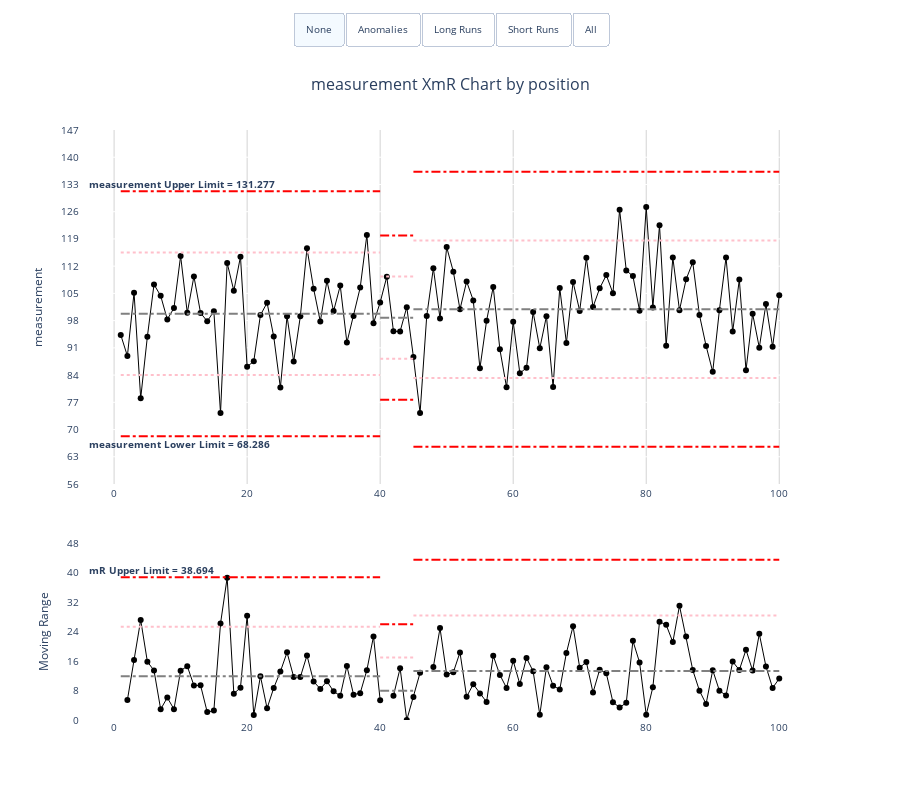

The notebook cell this image was saved under:
### Code cell
# Numeric example
numeric_data = pd.DataFrame({
    'position': range(1, 101),
    'measurement': np.random.normal(100, 10, 100)
})

xmr_numeric = xmr.XmR(
    data=numeric_data,
    x_ser_name='position',
    y_ser_name='measurement',
    x_type='numeric',
    chart_height=800,
    period_breaks=[40, 45],
)

xmr_numeric.xmr_chart

### Figure 1 — Plotly figure (JSON) as saved in the notebook; plotly's stock layout.template omitted (floating-point values rounded to 4 significant figures; data arrays with more than 128 entries replaced by an {"elided": "..."} marker saying what was removed)
{"data": [{"customdata": {"elided": "100x2 float values"}, "hovertemplate": "<b>Position:</b> %{x}<br><b>Value:</b> %{y:,.2f}<br><b>Mean:</b>%{customdata[0]:,.2f}<br><extra></extra>", "line": {"color": "black", "width": 1}, "marker": {"color": "black", "size": 6}, "mode": "lines+markers", "name": "measurement", "type": "scatter", "x": [1, 2, 3, 4, 5, 6, 7, 8, 9, 10, 11, 12, 13, 14, 15, 16, 17, 18, 19, 20, 21, 22, 23, 24, 25, 26, 27, 28, 29, 30, 31, 32, 33, 34, 35, 36, 37, 38, 39, 40, 41, 42, 43, 44, 45, 46, 47, 48, 49, 50, 51, 52, 53, 54, 55, 56, 57, 58, 59, 60, 61, 62, 63, 64, 65, 66, 67, 68, 69, 70, 71, 72, 73, 74, 75, 76, 77, 78, 79, 80, 81, 82, 83, 84, 85, 86, 87, 88, 89, 90, 91, 92, 93, 94, 95, 96, 97, 98, 99, 100], "xaxis": "x", "y": [94.32, 88.9, 105.2, 78.05, 93.88, 107.3, 104.4, 98.31, 101.2, 114.6, 100.0, 109.4, 99.97, 97.83, 100.4, 74.22, 112.8, 105.7, 114.4, 86.16, 87.54, 99.42, 102.6, 93.91, 80.78, 99.12, 87.46, 99.1, 116.6, 106.2, 97.75, 108.2, 100.5, 107.0, 92.35, 99.22, 106.5, 120.0, 97.34, 102.7, 109.3, 95.24, 95.23, 101.5, 88.66, 74.26, 99.17, 111.5, 98.56, 116.9, 110.6, 100.9, 108.1, 103.2, 85.74, 97.97, 106.7, 90.61, 80.87, 97.7, 84.48, 85.87, 100.2, 90.88, 99.13, 80.97, 106.4, 92.21, 107.9, 100.5, 114.1, 101.5, 106.3, 109.7, 105.0, 126.5, 110.9, 109.5, 100.5, 127.2, 101.4, 122.5, 91.54, 114.2, 100.7, 108.6, 113.0, 99.46, 91.5, 84.83, 100.7, 114.2, 95.19, 108.6, 85.22, 99.76, 91.05, 102.3, 91.27, 104.5], "yaxis": "y"}, {"customdata": {"elided": "100x2 float values"}, "hovertemplate": "<b>Position:</b> %{x}<br><b>Range:</b> %{y:,.2f}<br><b>Mean:</b>%{customdata[0]:,.2f}<br><extra></extra>", "line": {"color": "black", "width": 1}, "marker": {"color": "black", "size": 6}, "mode": "lines+markers", "name": "Moving Range", "type": "scatter", "x": [1, 2, 3, 4, 5, 6, 7, 8, 9, 10, 11, 12, 13, 14, 15, 16, 17, 18, 19, 20, 21, 22, 23, 24, 25, 26, 27, 28, 29, 30, 31, 32, 33, 34, 35, 36, 37, 38, 39, 40, 41, 42, 43, 44, 45, 46, 47, 48, 49, 50, 51, 52, 53, 54, 55, 56, 57, 58, 59, 60, 61, 62, 63, 64, 65, 66, 67, 68, 69, 70, 71, 72, 73, 74, 75, 76, 77, 78, 79, 80, 81, 82, 83, 84, 85, 86, 87, 88, 89, 90, 91, 92, 93, 94, 95, 96, 97, 98, 99, 100], "xaxis": "x2", "y": [null, 5.42, 16.28, 27.13, 15.83, 13.42, 2.918, 6.071, 2.937, 13.37, 14.61, 9.357, 9.391, 2.14, 2.545, 26.15, 38.6, 7.15, 8.766, 28.28, 1.38, 11.87, 3.173, 8.681, 13.13, 18.34, 11.66, 11.64, 17.52, 10.43, 8.431, 10.48, 7.779, 6.55, 14.65, 6.871, 7.274, 13.52, 22.67, 5.347, null, 6.606, 14.05, 0.01017, 6.236, 12.81, null, 14.4, 24.92, 12.32, 12.93, 18.34, 6.313, 9.693, 7.173, 4.872, 17.45, 12.22, 8.705, 16.06, 9.742, 16.83, 13.23, 1.391, 14.32, 9.307, 8.255, 18.17, 25.44, 14.19, 15.73, 7.444, 13.64, 12.65, 4.807, 3.4, 4.666, 21.46, 15.62, 1.424, 8.904, 26.64, 25.8, 21.13, 30.98, 22.67, 13.54, 7.958, 4.362, 13.52, 7.964, 6.668, 15.83, 13.57, 19.04, 13.4, 23.36, 14.53, 8.703, 11.24], "yaxis": "y2"}, {"marker": {"color": "red", "size": 8, "symbol": "cross"}, "mode": "markers", "texttemplate": "%{y}", "type": "scatter", "visible": false, "x": [], "xaxis": "x", "y": [], "yaxis": "y"}, {"marker": {"color": "red", "size": 8, "symbol": "cross"}, "mode": "markers", "type": "scatter", "visible": false, "x": [], "xaxis": "x2", "y": [], "yaxis": "y2"}], "layout": {"annotations": [{"font": {"size": 16}, "showarrow": false, "text": "measurement XmR Chart by position", "x": 0.5, "xanchor": "center", "xref": "paper", "y": 1.1, "yanchor": "top", "yref": "paper"}, {"font": {"size": 10}, "showarrow": false, "text": "<b>mR Upper Limit = 38.694</b>", "x": 0.01, "xanchor": "left", "xref": "paper", "y": 40.63, "yanchor": "auto", "yref": "y2"}, {"font": {"size": 10}, "showarrow": false, "text": "<b>measurement Upper Limit = 131.277</b>", "x": 0.01, "xanchor": "left", "xref": "paper", "y": 133.2, "yanchor": "auto", "yref": "y"}, {"font": {"size": 10}, "showarrow": false, "text": "<b>measurement Lower Limit = 68.286</b>", "x": 0.01, "xanchor": "left", "xref": "paper", "y": 66.4, "yanchor": "auto", "yref": "y"}], "font": {"size": 10}, "height": 800, "hovermode": "x", "plot_bgcolor": "white", "shapes": [{"line": {"color": "gray", "dash": "dashdot"}, "type": "line", "x0": 1, "x1": 40, "xref": "x", "y0": 99.78, "y1": 99.78, "yref": "y"}, {"line": {"color": "red", "dash": "dashdot"}, "type": "line", "x0": 1, "x1": 40, "xref": "x", "y0": 131.3, "y1": 131.3, "yref": "y"}, {"line": {"color": "red", "dash": "dashdot"}, "type": "line", "x0": 1, "x1": 40, "xref": "x", "y0": 68.29, "y1": 68.29, "yref": "y"}, {"line": {"color": "pink", "dash": "dot"}, "type": "line", "x0": 1, "x1": 40, "xref": "x", "y0": 115.5, "y1": 115.5, "yref": "y"}, {"line": {"color": "pink", "dash": "dot"}, "type": "line", "x0": 1, "x1": 40, "xref": "x", "y0": 84.03, "y1": 84.03, "yref": "y"}, {"line": {"color": "gray", "dash": "dashdot"}, "type": "line", "x0": 1, "x1": 40, "xref": "x", "y0": 11.84, "y1": 11.84, "yref": "y2"}, {"line": {"color": "red", "dash": "dashdot"}, "type": "line", "x0": 1, "x1": 40, "xref": "x", "y0": 38.69, "y1": 38.69, "yref": "y2"}, {"line": {"color": "pink", "dash": "dot"}, "type": "line", "x0": 1, "x1": 40, "xref": "x", "y0": 25.27, "y1": 25.27, "yref": "y2"}, {"line": {"color": "gray", "dash": "dashdot"}, "type": "line", "x0": 40, "x1": 45, "xref": "x", "y0": 98.76, "y1": 98.76, "yref": "y"}, {"line": {"color": "red", "dash": "dashdot"}, "type": "line", "x0": 40, "x1": 45, "xref": "x", "y0": 119.9, "y1": 119.9, "yref": "y"}, {"line": {"color": "red", "dash": "dashdot"}, "type": "line", "x0": 40, "x1": 45, "xref": "x", "y0": 77.64, "y1": 77.64, "yref": "y"}, {"line": {"color": "pink", "dash": "dot"}, "type": "line", "x0": 40, "x1": 45, "xref": "x", "y0": 109.3, "y1": 109.3, "yref": "y"}, {"line": {"color": "pink", "dash": "dot"}, "type": "line", "x0": 40, "x1": 45, "xref": "x", "y0": 88.2, "y1": 88.2, "yref": "y"}, {"line": {"color": "gray", "dash": "dashdot"}, "type": "line", "x0": 40, "x1": 45, "xref": "x", "y0": 7.942, "y1": 7.942, "yref": "y2"}, {"line": {"color": "red", "dash": "dashdot"}, "type": "line", "x0": 40, "x1": 45, "xref": "x", "y0": 25.95, "y1": 25.95, "yref": "y2"}, {"line": {"color": "pink", "dash": "dot"}, "type": "line", "x0": 40, "x1": 45, "xref": "x", "y0": 16.95, "y1": 16.95, "yref": "y2"}, {"line": {"color": "gray", "dash": "dashdot"}, "type": "line", "x0": 45, "x1": 100, "xref": "x", "y0": 100.9, "y1": 100.9, "yref": "y"}, {"line": {"color": "red", "dash": "dashdot"}, "type": "line", "x0": 45, "x1": 100, "xref": "x", "y0": 136.3, "y1": 136.3, "yref": "y"}, {"line": {"color": "red", "dash": "dashdot"}, "type": "line", "x0": 45, "x1": 100, "xref": "x", "y0": 65.56, "y1": 65.56, "yref": "y"}, {"line": {"color": "pink", "dash": "dot"}, "type": "line", "x0": 45, "x1": 100, "xref": "x", "y0": 118.6, "y1": 118.6, "yref": "y"}, {"line": {"color": "pink", "dash": "dot"}, "type": "line", "x0": 45, "x1": 100, "xref": "x", "y0": 83.24, "y1": 83.24, "yref": "y"}, {"line": {"color": "gray", "dash": "dashdot"}, "type": "line", "x0": 45, "x1": 100, "xref": "x", "y0": 13.29, "y1": 13.29, "yref": "y2"}, {"line": {"color": "red", "dash": "dashdot"}, "type": "line", "x0": 45, "x1": 100, "xref": "x", "y0": 43.45, "y1": 43.45, "yref": "y2"}, {"line": {"color": "pink", "dash": "dot"}, "type": "line", "x0": 45, "x1": 100, "xref": "x", "y0": 28.37, "y1": 28.37, "yref": "y2"}], "showlegend": false, "updatemenus": [{"active": 0, "buttons": [{"args": [{"visible": [true, true, false, false]}, {"annotations": [{"font": {"size": 16}, "showarrow": false, "text": "measurement XmR Chart by position", "x": 0.5, "xanchor": "center", "xref": "paper", "y": 1.1, "yanchor": "top", "yref": "paper"}, {"font": {"size": 10}, "showarrow": false, "text": "<b>mR Upper Limit = 38.694</b>", "x": 0.01, "xanchor": "left", "xref": "paper", "y": 40.63, "yanchor": "auto", "yref": "y2"}, {"font": {"size": 10}, "showarrow": false, "text": "<b>measurement Upper Limit = 131.277</b>", "x": 0.01, "xanchor": "left", "xref": "paper", "y": 133.2, "yanchor": "auto", "yref": "y"}, {"font": {"size": 10}, "showarrow": false, "text": "<b>measurement Lower Limit = 68.286</b>", "x": 0.01, "xanchor": "left", "xref": "paper", "y": 66.4, "yanchor": "auto", "yref": "y"}], "shapes": [{"line": {"color": "gray", "dash": "dashdot"}, "type": "line", "x0": 1, "x1": 40, "xref": "x", "y0": 99.78, "y1": 99.78, "yref": "y"}, {"line": {"color": "red", "dash": "dashdot"}, "type": "line", "x0": 1, "x1": 40, "xref": "x", "y0": 131.3, "y1": 131.3, "yref": "y"}, {"line": {"color": "red", "dash": "dashdot"}, "type": "line", "x0": 1, "x1": 40, "xref": "x", "y0": 68.29, "y1": 68.29, "yref": "y"}, {"line": {"color": "pink", "dash": "dot"}, "type": "line", "x0": 1, "x1": 40, "xref": "x", "y0": 115.5, "y1": 115.5, "yref": "y"}, {"line": {"color": "pink", "dash": "dot"}, "type": "line", "x0": 1, "x1": 40, "xref": "x", "y0": 84.03, "y1": 84.03, "yref": "y"}, {"line": {"color": "gray", "dash": "dashdot"}, "type": "line", "x0": 1, "x1": 40, "xref": "x", "y0": 11.84, "y1": 11.84, "yref": "y2"}, {"line": {"color": "red", "dash": "dashdot"}, "type": "line", "x0": 1, "x1": 40, "xref": "x", "y0": 38.69, "y1": 38.69, "yref": "y2"}, {"line": {"color": "pink", "dash": "dot"}, "type": "line", "x0": 1, "x1": 40, "xref": "x", "y0": 25.27, "y1": 25.27, "yref": "y2"}, {"line": {"color": "gray", "dash": "dashdot"}, "type": "line", "x0": 40, "x1": 45, "xref": "x", "y0": 98.76, "y1": 98.76, "yref": "y"}, {"line": {"color": "red", "dash": "dashdot"}, "type": "line", "x0": 40, "x1": 45, "xref": "x", "y0": 119.9, "y1": 119.9, "yref": "y"}, {"line": {"color": "red", "dash": "dashdot"}, "type": "line", "x0": 40, "x1": 45, "xref": "x", "y0": 77.64, "y1": 77.64, "yref": "y"}, {"line": {"color": "pink", "dash": "dot"}, "type": "line", "x0": 40, "x1": 45, "xref": "x", "y0": 109.3, "y1": 109.3, "yref": "y"}, {"line": {"color": "pink", "dash": "dot"}, "type": "line", "x0": 40, "x1": 45, "xref": "x", "y0": 88.2, "y1": 88.2, "yref": "y"}, {"line": {"color": "gray", "dash": "dashdot"}, "type": "line", "x0": 40, "x1": 45, "xref": "x", "y0": 7.942, "y1": 7.942, "yref": "y2"}, {"line": {"color": "red", "dash": "dashdot"}, "type": "line", "x0": 40, "x1": 45, "xref": "x", "y0": 25.95, "y1": 25.95, "yref": "y2"}, {"line": {"color": "pink", "dash": "dot"}, "type": "line", "x0": 40, "x1": 45, "xref": "x", "y0": 16.95, "y1": 16.95, "yref": "y2"}, {"line": {"color": "gray", "dash": "dashdot"}, "type": "line", "x0": 45, "x1": 100, "xref": "x", "y0": 100.9, "y1": 100.9, "yref": "y"}, {"line": {"color": "red", "dash": "dashdot"}, "type": "line", "x0": 45, "x1": 100, "xref": "x", "y0": 136.3, "y1": 136.3, "yref": "y"}, {"line": {"color": "red", "dash": "dashdot"}, "type": "line", "x0": 45, "x1": 100, "xref": "x", "y0": 65.56, "y1": 65.56, "yref": "y"}, {"line": {"color": "pink", "dash": "dot"}, "type": "line", "x0": 45, "x1": 100, "xref": "x", "y0": 118.6, "y1": 118.6, "yref": "y"}, {"line": {"color": "pink", "dash": "dot"}, "type": "line", "x0": 45, "x1": 100, "xref": "x", "y0": 83.24, "y1": 83.24, "yref": "y"}, {"line": {"color": "gray", "dash": "dashdot"}, "type": "line", "x0": 45, "x1": 100, "xref": "x", "y0": 13.29, "y1": 13.29, "yref": "y2"}, {"line": {"color": "red", "dash": "dashdot"}, "type": "line", "x0": 45, "x1": 100, "xref": "x", "y0": 43.45, "y1": 43.45, "yref": "y2"}, {"line": {"color": "pink", "dash": "dot"}, "type": "line", "x0": 45, "x1": 100, "xref": "x", "y0": 28.37, "y1": 28.37, "yref": "y2"}]}], "label": "None", "method": "update"}, {"args": [{"visible": [true, true, true, true]}, {"annotations": [{"font": {"size": 16}, "showarrow": false, "text": "measurement XmR Chart by position", "x": 0.5, "xanchor": "center", "xref": "paper", "y": 1.1, "yanchor": "top", "yref": "paper"}, {"font": {"size": 10}, "showarrow": false, "text": "<b>mR Upper Limit = 38.694</b>", "x": 0.01, "xanchor": "left", "xref": "paper", "y": 40.63, "yanchor": "auto", "yref": "y2"}, {"font": {"size": 10}, "showarrow": false, "text": "<b>measurement Upper Limit = 131.277</b>", "x": 0.01, "xanchor": "left", "xref": "paper", "y": 133.2, "yanchor": "auto", "yref": "y"}, {"font": {"size": 10}, "showarrow": false, "text": "<b>measurement Lower Limit = 68.286</b>", "x": 0.01, "xanchor": "left", "xref": "paper", "y": 66.4, "yanchor": "auto", "yref": "y"}], "shapes": [{"line": {"color": "gray", "dash": "dashdot"}, "type": "line", "x0": 1, "x1": 40, "xref": "x", "y0": 99.78, "y1": 99.78, "yref": "y"}, {"line": {"color": "red", "dash": "dashdot"}, "type": "line", "x0": 1, "x1": 40, "xref": "x", "y0": 131.3, "y1": 131.3, "yref": "y"}, {"line": {"color": "red", "dash": "dashdot"}, "type": "line", "x0": 1, "x1": 40, "xref": "x", "y0": 68.29, "y1": 68.29, "yref": "y"}, {"line": {"color": "pink", "dash": "dot"}, "type": "line", "x0": 1, "x1": 40, "xref": "x", "y0": 115.5, "y1": 115.5, "yref": "y"}, {"line": {"color": "pink", "dash": "dot"}, "type": "line", "x0": 1, "x1": 40, "xref": "x", "y0": 84.03, "y1": 84.03, "yref": "y"}, {"line": {"color": "gray", "dash": "dashdot"}, "type": "line", "x0": 1, "x1": 40, "xref": "x", "y0": 11.84, "y1": 11.84, "yref": "y2"}, {"line": {"color": "red", "dash": "dashdot"}, "type": "line", "x0": 1, "x1": 40, "xref": "x", "y0": 38.69, "y1": 38.69, "yref": "y2"}, {"line": {"color": "pink", "dash": "dot"}, "type": "line", "x0": 1, "x1": 40, "xref": "x", "y0": 25.27, "y1": 25.27, "yref": "y2"}, {"line": {"color": "gray", "dash": "dashdot"}, "type": "line", "x0": 40, "x1": 45, "xref": "x", "y0": 98.76, "y1": 98.76, "yref": "y"}, {"line": {"color": "red", "dash": "dashdot"}, "type": "line", "x0": 40, "x1": 45, "xref": "x", "y0": 119.9, "y1": 119.9, "yref": "y"}, {"line": {"color": "red", "dash": "dashdot"}, "type": "line", "x0": 40, "x1": 45, "xref": "x", "y0": 77.64, "y1": 77.64, "yref": "y"}, {"line": {"color": "pink", "dash": "dot"}, "type": "line", "x0": 40, "x1": 45, "xref": "x", "y0": 109.3, "y1": 109.3, "yref": "y"}, {"line": {"color": "pink", "dash": "dot"}, "type": "line", "x0": 40, "x1": 45, "xref": "x", "y0": 88.2, "y1": 88.2, "yref": "y"}, {"line": {"color": "gray", "dash": "dashdot"}, "type": "line", "x0": 40, "x1": 45, "xref": "x", "y0": 7.942, "y1": 7.942, "yref": "y2"}, {"line": {"color": "red", "dash": "dashdot"}, "type": "line", "x0": 40, "x1": 45, "xref": "x", "y0": 25.95, "y1": 25.95, "yref": "y2"}, {"line": {"color": "pink", "dash": "dot"}, "type": "line", "x0": 40, "x1": 45, "xref": "x", "y0": 16.95, "y1": 16.95, "yref": "y2"}, {"line": {"color": "gray", "dash": "dashdot"}, "type": "line", "x0": 45, "x1": 100, "xref": "x", "y0": 100.9, "y1": 100.9, "yref": "y"}, {"line": {"color": "red", "dash": "dashdot"}, "type": "line", "x0": 45, "x1": 100, "xref": "x", "y0": 136.3, "y1": 136.3, "yref": "y"}, {"line": {"color": "red", "dash": "dashdot"}, "type": "line", "x0": 45, "x1": 100, "xref": "x", "y0": 65.56, "y1": 65.56, "yref": "y"}, {"line": {"color": "pink", "dash": "dot"}, "type": "line", "x0": 45, "x1": 100, "xref": "x", "y0": 118.6, "y1": 118.6, "yref": "y"}, {"line": {"color": "pink", "dash": "dot"}, "type": "line", "x0": 45, "x1": 100, "xref": "x", "y0": 83.24, "y1": 83.24, "yref": "y"}, {"line": {"color": "gray", "dash": "dashdot"}, "type": "line", "x0": 45, "x1": 100, "xref": "x", "y0": 13.29, "y1": 13.29, "yref": "y2"}, {"line": {"color": "red", "dash": "dashdot"}, "type": "line", "x0": 45, "x1": 100, "xref": "x", "y0": 43.45, "y1": 43.45, "yref": "y2"}, {"line": {"color": "pink", "dash": "dot"}, "type": "line", "x0": 45, "x1": 100, "xref": "x", "y0": 28.37, "y1": 28.37, "yref": "y2"}]}], "label": "Anomalies", "method": "update"}, {"args": [{"visible": [true, true, false, false]}, {"annotations": [{"font": {"size": 16}, "showarrow": false, "text": "measurement XmR Chart by position", "x": 0.5, "xanchor": "center", "xref": "paper", "y": 1.1, "yanchor": "top", "yref": "paper"}, {"font": {"size": 10}, "showarrow": false, "text": "<b>mR Upper Limit = 38.694</b>", "x": 0.01, "xanchor": "left", "xref": "paper", "y": 40.63, "yanchor": "auto", "yref": "y2"}, {"font": {"size": 10}, "showarrow": false, "text": "<b>measurement Upper Limit = 131.277</b>", "x": 0.01, "xanchor": "left", "xref": "paper", "y": 133.2, "yanchor": "auto", "yref": "y"}, {"font": {"size": 10}, "showarrow": false, "text": "<b>measurement Lower Limit = 68.286</b>", "x": 0.01, "xanchor": "left", "xref": "paper", "y": 66.4, "yanchor": "auto", "yref": "y"}], "shapes": [{"line": {"color": "gray", "dash": "dashdot"}, "type": "line", "x0": 1, "x1": 40, "xref": "x", "y0": 99.78, "y1": 99.78, "yref": "y"}, {"line": {"color": "red", "dash": "dashdot"}, "type": "line", "x0": 1, "x1": 40, "xref": "x", "y0": 131.3, "y1": 131.3, "yref": "y"}, {"line": {"color": "red", "dash": "dashdot"}, "type": "line", "x0": 1, "x1": 40, "xref": "x", "y0": 68.29, "y1": 68.29, "yref": "y"}, {"line": {"color": "pink", "dash": "dot"}, "type": "line", "x0": 1, "x1": 40, "xref": "x", "y0": 115.5, "y1": 115.5, "yref": "y"}, {"line": {"color": "pink", "dash": "dot"}, "type": "line", "x0": 1, "x1": 40, "xref": "x", "y0": 84.03, "y1": 84.03, "yref": "y"}, {"line": {"color": "gray", "dash": "dashdot"}, "type": "line", "x0": 1, "x1": 40, "xref": "x", "y0": 11.84, "y1": 11.84, "yref": "y2"}, {"line": {"color": "red", "dash": "dashdot"}, "type": "line", "x0": 1, "x1": 40, "xref": "x", "y0": 38.69, "y1": 38.69, "yref": "y2"}, {"line": {"color": "pink", "dash": "dot"}, "type": "line", "x0": 1, "x1": 40, "xref": "x", "y0": 25.27, "y1": 25.27, "yref": "y2"}, {"line": {"color": "gray", "dash": "dashdot"}, "type": "line", "x0": 40, "x1": 45, "xref": "x", "y0": 98.76, "y1": 98.76, "yref": "y"}, {"line": {"color": "red", "dash": "dashdot"}, "type": "line", "x0": 40, "x1": 45, "xref": "x", "y0": 119.9, "y1": 119.9, "yref": "y"}, {"line": {"color": "red", "dash": "dashdot"}, "type": "line", "x0": 40, "x1": 45, "xref": "x", "y0": 77.64, "y1": 77.64, "yref": "y"}, {"line": {"color": "pink", "dash": "dot"}, "type": "line", "x0": 40, "x1": 45, "xref": "x", "y0": 109.3, "y1": 109.3, "yref": "y"}, {"line": {"color": "pink", "dash": "dot"}, "type": "line", "x0": 40, "x1": 45, "xref": "x", "y0": 88.2, "y1": 88.2, "yref": "y"}, {"line": {"color": "gray", "dash": "dashdot"}, "type": "line", "x0": 40, "x1": 45, "xref": "x", "y0": 7.942, "y1": 7.942, "yref": "y2"}, {"line": {"color": "red", "dash": "dashdot"}, "type": "line", "x0": 40, "x1": 45, "xref": "x", "y0": 25.95, "y1": 25.95, "yref": "y2"}, {"line": {"color": "pink", "dash": "dot"}, "type": "line", "x0": 40, "x1": 45, "xref": "x", "y0": 16.95, "y1": 16.95, "yref": "y2"}, {"line": {"color": "gray", "dash": "dashdot"}, "type": "line", "x0": 45, "x1": 100, "xref": "x", "y0": 100.9, "y1": 100.9, "yref": "y"}, {"line": {"color": "red", "dash": "dashdot"}, "type": "line", "x0": 45, "x1": 100, "xref": "x", "y0": 136.3, "y1": 136.3, "yref": "y"}, {"line": {"color": "red", "dash": "dashdot"}, "type": "line", "x0": 45, "x1": 100, "xref": "x", "y0": 65.56, "y1": 65.56, "yref": "y"}, {"line": {"color": "pink", "dash": "dot"}, "type": "line", "x0": 45, "x1": 100, "xref": "x", "y0": 118.6, "y1": 118.6, "yref": "y"}, {"line": {"color": "pink", "dash": "dot"}, "type": "line", "x0": 45, "x1": 100, "xref": "x", "y0": 83.24, "y1": 83.24, "yref": "y"}, {"line": {"color": "gray", "dash": "dashdot"}, "type": "line", "x0": 45, "x1": 100, "xref": "x", "y0": 13.29, "y1": 13.29, "yref": "y2"}, {"line": {"color": "red", "dash": "dashdot"}, "type": "line", "x0": 45, "x1": 100, "xref": "x", "y0": 43.45, "y1": 43.45, "yref": "y2"}, {"line": {"color": "pink", "dash": "dot"}, "type": "line", "x0": 45, "x1": 100, "xref": "x", "y0": 28.37, "y1": 28.37, "yref": "y2"}, {"fillcolor": "pink", "line": {"color": "purple", "dash": "longdashdot", "width": 2}, "name": "Long Run", "opacity": 0.2, "path": "M 58 95.16497877475918 L 59 85.4226852549367 L 60 102.25279604150808 L 61 89.02510136302328 L 62 90.41600393944454 L 63 104.73475375163214 L 64 95.42733320994297 L 65 103.68195842864222 L 66 85.51516817999375 L 66 76.41516817999376 L 65 94.58195842864222 L 64 86.32733320994298 L 63 95.63475375163215 L 62 81.31600393944454 L 61 79.92510136302329 L 60 93.15279604150808 L 59 76.3226852549367 L 58 86.06497877475918 Z", "type": "path"}, {"fillcolor": "pink", "line": {"color": "purple", "dash": "longdashdot", "width": 2}, "name": "Long Run", "opacity": 0.2, "path": "M 71 118.69055239107433 L 72 106.03859841395696 L 73 110.84594813262254 L 74 114.24545113659336 L 75 109.57946719354413 L 76 131.04407126900065 L 77 115.4261894537193 L 78 114.00241379064401 L 78 104.90241379064402 L 77 106.32618945371931 L 76 121.94407126900064 L 75 100.47946719354414 L 74 105.14545113659337 L 73 101.74594813262254 L 72 96.93859841395697 L 71 109.59055239107434 Z", "type": "path"}]}], "label": "Long Runs", "method": "update"}, {"args": [{"visible": [true, true, false, false]}, {"annotations": [{"font": {"size": 16}, "showarrow": false, "text": "measurement XmR Chart by position", "x": 0.5, "xanchor": "center", "xref": "paper", "y": 1.1, "yanchor": "top", "yref": "paper"}, {"font": {"size": 10}, "showarrow": false, "text": "<b>mR Upper Limit = 38.694</b>", "x": 0.01, "xanchor": "left", "xref": "paper", "y": 40.63, "yanchor": "auto", "yref": "y2"}, {"font": {"size": 10}, "showarrow": false, "text": "<b>measurement Upper Limit = 131.277</b>", "x": 0.01, "xanchor": "left", "xref": "paper", "y": 133.2, "yanchor": "auto", "yref": "y"}, {"font": {"size": 10}, "showarrow": false, "text": "<b>measurement Lower Limit = 68.286</b>", "x": 0.01, "xanchor": "left", "xref": "paper", "y": 66.4, "yanchor": "auto", "yref": "y"}], "shapes": [{"line": {"color": "gray", "dash": "dashdot"}, "type": "line", "x0": 1, "x1": 40, "xref": "x", "y0": 99.78, "y1": 99.78, "yref": "y"}, {"line": {"color": "red", "dash": "dashdot"}, "type": "line", "x0": 1, "x1": 40, "xref": "x", "y0": 131.3, "y1": 131.3, "yref": "y"}, {"line": {"color": "red", "dash": "dashdot"}, "type": "line", "x0": 1, "x1": 40, "xref": "x", "y0": 68.29, "y1": 68.29, "yref": "y"}, {"line": {"color": "pink", "dash": "dot"}, "type": "line", "x0": 1, "x1": 40, "xref": "x", "y0": 115.5, "y1": 115.5, "yref": "y"}, {"line": {"color": "pink", "dash": "dot"}, "type": "line", "x0": 1, "x1": 40, "xref": "x", "y0": 84.03, "y1": 84.03, "yref": "y"}, {"line": {"color": "gray", "dash": "dashdot"}, "type": "line", "x0": 1, "x1": 40, "xref": "x", "y0": 11.84, "y1": 11.84, "yref": "y2"}, {"line": {"color": "red", "dash": "dashdot"}, "type": "line", "x0": 1, "x1": 40, "xref": "x", "y0": 38.69, "y1": 38.69, "yref": "y2"}, {"line": {"color": "pink", "dash": "dot"}, "type": "line", "x0": 1, "x1": 40, "xref": "x", "y0": 25.27, "y1": 25.27, "yref": "y2"}, {"line": {"color": "gray", "dash": "dashdot"}, "type": "line", "x0": 40, "x1": 45, "xref": "x", "y0": 98.76, "y1": 98.76, "yref": "y"}, {"line": {"color": "red", "dash": "dashdot"}, "type": "line", "x0": 40, "x1": 45, "xref": "x", "y0": 119.9, "y1": 119.9, "yref": "y"}, {"line": {"color": "red", "dash": "dashdot"}, "type": "line", "x0": 40, "x1": 45, "xref": "x", "y0": 77.64, "y1": 77.64, "yref": "y"}, {"line": {"color": "pink", "dash": "dot"}, "type": "line", "x0": 40, "x1": 45, "xref": "x", "y0": 109.3, "y1": 109.3, "yref": "y"}, {"line": {"color": "pink", "dash": "dot"}, "type": "line", "x0": 40, "x1": 45, "xref": "x", "y0": 88.2, "y1": 88.2, "yref": "y"}, {"line": {"color": "gray", "dash": "dashdot"}, "type": "line", "x0": 40, "x1": 45, "xref": "x", "y0": 7.942, "y1": 7.942, "yref": "y2"}, {"line": {"color": "red", "dash": "dashdot"}, "type": "line", "x0": 40, "x1": 45, "xref": "x", "y0": 25.95, "y1": 25.95, "yref": "y2"}, {"line": {"color": "pink", "dash": "dot"}, "type": "line", "x0": 40, "x1": 45, "xref": "x", "y0": 16.95, "y1": 16.95, "yref": "y2"}, {"line": {"color": "gray", "dash": "dashdot"}, "type": "line", "x0": 45, "x1": 100, "xref": "x", "y0": 100.9, "y1": 100.9, "yref": "y"}, {"line": {"color": "red", "dash": "dashdot"}, "type": "line", "x0": 45, "x1": 100, "xref": "x", "y0": 136.3, "y1": 136.3, "yref": "y"}, {"line": {"color": "red", "dash": "dashdot"}, "type": "line", "x0": 45, "x1": 100, "xref": "x", "y0": 65.56, "y1": 65.56, "yref": "y"}, {"line": {"color": "pink", "dash": "dot"}, "type": "line", "x0": 45, "x1": 100, "xref": "x", "y0": 118.6, "y1": 118.6, "yref": "y"}, {"line": {"color": "pink", "dash": "dot"}, "type": "line", "x0": 45, "x1": 100, "xref": "x", "y0": 83.24, "y1": 83.24, "yref": "y"}, {"line": {"color": "gray", "dash": "dashdot"}, "type": "line", "x0": 45, "x1": 100, "xref": "x", "y0": 13.29, "y1": 13.29, "yref": "y2"}, {"line": {"color": "red", "dash": "dashdot"}, "type": "line", "x0": 45, "x1": 100, "xref": "x", "y0": 43.45, "y1": 43.45, "yref": "y2"}, {"line": {"color": "pink", "dash": "dot"}, "type": "line", "x0": 45, "x1": 100, "xref": "x", "y0": 28.37, "y1": 28.37, "yref": "y2"}]}], "label": "Short Runs", "method": "update"}, {"args": [{"visible": [true, true, true, true]}, {"annotations": [{"font": {"size": 16}, "showarrow": false, "text": "measurement XmR Chart by position", "x": 0.5, "xanchor": "center", "xref": "paper", "y": 1.1, "yanchor": "top", "yref": "paper"}, {"font": {"size": 10}, "showarrow": false, "text": "<b>mR Upper Limit = 38.694</b>", "x": 0.01, "xanchor": "left", "xref": "paper", "y": 40.63, "yanchor": "auto", "yref": "y2"}, {"font": {"size": 10}, "showarrow": false, "text": "<b>measurement Upper Limit = 131.277</b>", "x": 0.01, "xanchor": "left", "xref": "paper", "y": 133.2, "yanchor": "auto", "yref": "y"}, {"font": {"size": 10}, "showarrow": false, "text": "<b>measurement Lower Limit = 68.286</b>", "x": 0.01, "xanchor": "left", "xref": "paper", "y": 66.4, "yanchor": "auto", "yref": "y"}], "shapes": [{"line": {"color": "gray", "dash": "dashdot"}, "type": "line", "x0": 1, "x1": 40, "xref": "x", "y0": 99.78, "y1": 99.78, "yref": "y"}, {"line": {"color": "red", "dash": "dashdot"}, "type": "line", "x0": 1, "x1": 40, "xref": "x", "y0": 131.3, "y1": 131.3, "yref": "y"}, {"line": {"color": "red", "dash": "dashdot"}, "type": "line", "x0": 1, "x1": 40, "xref": "x", "y0": 68.29, "y1": 68.29, "yref": "y"}, {"line": {"color": "pink", "dash": "dot"}, "type": "line", "x0": 1, "x1": 40, "xref": "x", "y0": 115.5, "y1": 115.5, "yref": "y"}, {"line": {"color": "pink", "dash": "dot"}, "type": "line", "x0": 1, "x1": 40, "xref": "x", "y0": 84.03, "y1": 84.03, "yref": "y"}, {"line": {"color": "gray", "dash": "dashdot"}, "type": "line", "x0": 1, "x1": 40, "xref": "x", "y0": 11.84, "y1": 11.84, "yref": "y2"}, {"line": {"color": "red", "dash": "dashdot"}, "type": "line", "x0": 1, "x1": 40, "xref": "x", "y0": 38.69, "y1": 38.69, "yref": "y2"}, {"line": {"color": "pink", "dash": "dot"}, "type": "line", "x0": 1, "x1": 40, "xref": "x", "y0": 25.27, "y1": 25.27, "yref": "y2"}, {"line": {"color": "gray", "dash": "dashdot"}, "type": "line", "x0": 40, "x1": 45, "xref": "x", "y0": 98.76, "y1": 98.76, "yref": "y"}, {"line": {"color": "red", "dash": "dashdot"}, "type": "line", "x0": 40, "x1": 45, "xref": "x", "y0": 119.9, "y1": 119.9, "yref": "y"}, {"line": {"color": "red", "dash": "dashdot"}, "type": "line", "x0": 40, "x1": 45, "xref": "x", "y0": 77.64, "y1": 77.64, "yref": "y"}, {"line": {"color": "pink", "dash": "dot"}, "type": "line", "x0": 40, "x1": 45, "xref": "x", "y0": 109.3, "y1": 109.3, "yref": "y"}, {"line": {"color": "pink", "dash": "dot"}, "type": "line", "x0": 40, "x1": 45, "xref": "x", "y0": 88.2, "y1": 88.2, "yref": "y"}, {"line": {"color": "gray", "dash": "dashdot"}, "type": "line", "x0": 40, "x1": 45, "xref": "x", "y0": 7.942, "y1": 7.942, "yref": "y2"}, {"line": {"color": "red", "dash": "dashdot"}, "type": "line", "x0": 40, "x1": 45, "xref": "x", "y0": 25.95, "y1": 25.95, "yref": "y2"}, {"line": {"color": "pink", "dash": "dot"}, "type": "line", "x0": 40, "x1": 45, "xref": "x", "y0": 16.95, "y1": 16.95, "yref": "y2"}, {"line": {"color": "gray", "dash": "dashdot"}, "type": "line", "x0": 45, "x1": 100, "xref": "x", "y0": 100.9, "y1": 100.9, "yref": "y"}, {"line": {"color": "red", "dash": "dashdot"}, "type": "line", "x0": 45, "x1": 100, "xref": "x", "y0": 136.3, "y1": 136.3, "yref": "y"}, {"line": {"color": "red", "dash": "dashdot"}, "type": "line", "x0": 45, "x1": 100, "xref": "x", "y0": 65.56, "y1": 65.56, "yref": "y"}, {"line": {"color": "pink", "dash": "dot"}, "type": "line", "x0": 45, "x1": 100, "xref": "x", "y0": 118.6, "y1": 118.6, "yref": "y"}, {"line": {"color": "pink", "dash": "dot"}, "type": "line", "x0": 45, "x1": 100, "xref": "x", "y0": 83.24, "y1": 83.24, "yref": "y"}, {"line": {"color": "gray", "dash": "dashdot"}, "type": "line", "x0": 45, "x1": 100, "xref": "x", "y0": 13.29, "y1": 13.29, "yref": "y2"}, {"line": {"color": "red", "dash": "dashdot"}, "type": "line", "x0": 45, "x1": 100, "xref": "x", "y0": 43.45, "y1": 43.45, "yref": "y2"}, {"line": {"color": "pink", "dash": "dot"}, "type": "line", "x0": 45, "x1": 100, "xref": "x", "y0": 28.37, "y1": 28.37, "yref": "y2"}, {"fillcolor": "pink", "line": {"color": "purple", "dash": "longdashdot", "width": 2}, "name": "Long Run", "opacity": 0.2, "path": "M 58 95.16497877475918 L 59 85.4226852549367 L 60 102.25279604150808 L 61 89.02510136302328 L 62 90.41600393944454 L 63 104.73475375163214 L 64 95.42733320994297 L 65 103.68195842864222 L 66 85.51516817999375 L 66 76.41516817999376 L 65 94.58195842864222 L 64 86.32733320994298 L 63 95.63475375163215 L 62 81.31600393944454 L 61 79.92510136302329 L 60 93.15279604150808 L 59 76.3226852549367 L 58 86.06497877475918 Z", "type": "path"}, {"fillcolor": "pink", "line": {"color": "purple", "dash": "longdashdot", "width": 2}, "name": "Long Run", "opacity": 0.2, "path": "M 71 118.69055239107433 L 72 106.03859841395696 L 73 110.84594813262254 L 74 114.24545113659336 L 75 109.57946719354413 L 76 131.04407126900065 L 77 115.4261894537193 L 78 114.00241379064401 L 78 104.90241379064402 L 77 106.32618945371931 L 76 121.94407126900064 L 75 100.47946719354414 L 74 105.14545113659337 L 73 101.74594813262254 L 72 96.93859841395697 L 71 109.59055239107434 Z", "type": "path"}]}], "label": "All", "method": "update"}], "direction": "right", "type": "buttons", "x": 0.5, "xanchor": "center", "y": 1.2}], "xaxis": {"anchor": "y", "automargin": true, "domain": [0, 1], "gridcolor": "lightgray", "showgrid": true, "showline": true, "showspikes": true, "showticklabels": true, "spikemode": "across+toaxis", "spikesnap": "cursor", "tickangle": 0, "tickformat": "d", "ticklabelmode": "period", "type": "linear", "zeroline": false}, "xaxis2": {"anchor": "y2", "domain": [0, 1]}, "yaxis": {"anchor": "x", "domain": [0.4, 1], "dtick": 7, "range": [56, 147], "tickformat": "0", "title": {"text": "measurement"}}, "yaxis2": {"anchor": "x2", "domain": [0, 0.3], "dtick": 8, "range": [0, 48], "tickformat": "0", "title": {"text": "Moving Range"}}}}
